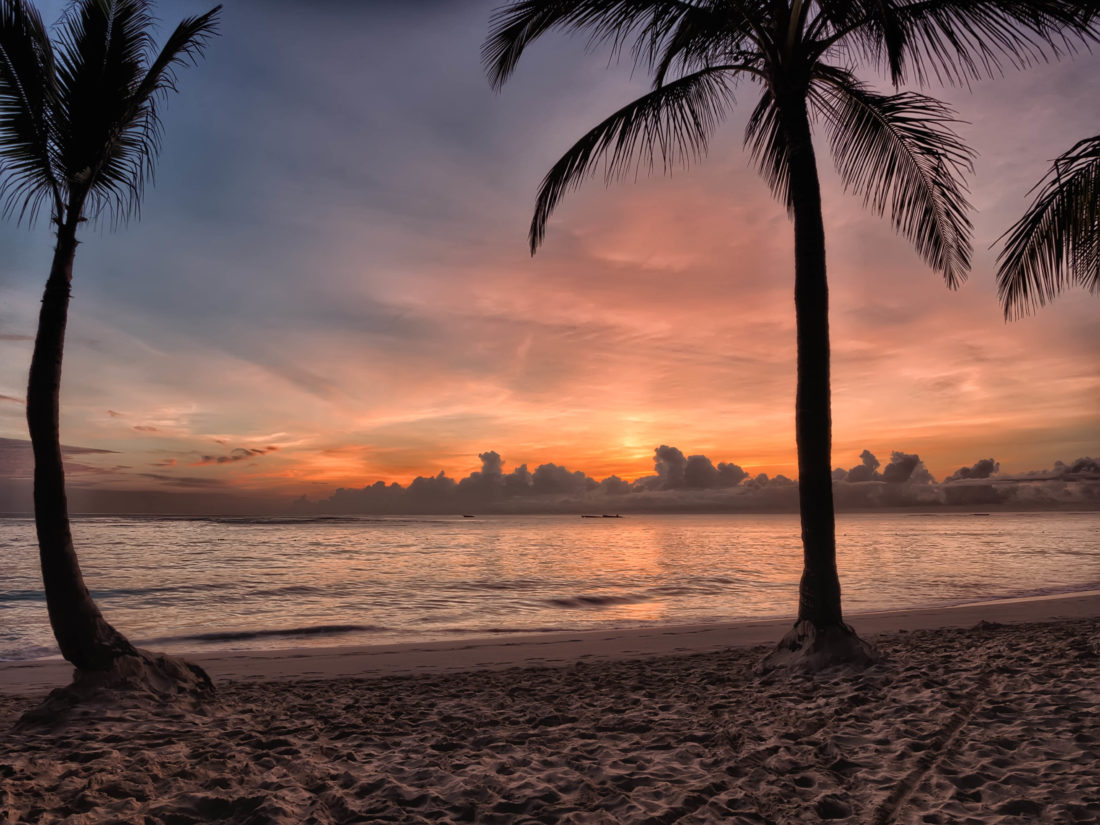
#> input picture analiza/lab_three/palm_tree.jpg, 1100 x 825 px
$ python l3_one.py
#> lines starting #> are read from the running program, lines starting #| are printed output that depends on the picture
import cv2
import numpy as np
import matplotlib.pyplot as plt
from sklearn.cluster import KMeans

image = cv2.imread('palm_tree.jpg')
#> image is the input picture: shape (825, 1100, 3); mean B, G, R 80.2, 86.5, 115
image_rgb = cv2.cvtColor(image, cv2.COLOR_BGR2RGB)
print("Kody RGB dla każdego piksela:")
print(image_rgb)
#> (printed output is left out)

plt.figure(figsize=(8, 6))
plt.imshow(image_rgb)
plt.title("Oryginalne Zdjęcie")
plt.axis('off')
plt.show()

height, width, channels = image_rgb.shape
#> height = 825; width = 1100; channels = 3
print(f"Rozmiary zdjęcia: {width} x {height}, Liczba kanałów: {channels}")
#| Rozmiary zdjęcia: 1100 x 825, Liczba kanałów: 3

pixels = image_rgb.reshape(-1, 3)

kmeans = KMeans(n_clusters=6, random_state=42)
kmeans.fit(pixels)
labels = kmeans.labels_
centroids = kmeans.cluster_centers_

print("Etykiety klastrów dla każdego piksela:")
print(labels.reshape(height, width))
#> (printed output is left out)

print("Współrzędne centroidów:")
print(centroids)

centroids_rounded = np.round(centroids, 0).astype(int)
print("Zaokrąglone centroidy (kolory):")
print(centroids_rounded)

quantized_image = centroids[labels].reshape(height, width, 3).astype(int)

plt.figure(figsize=(8, 6))
plt.imshow(quantized_image)
plt.title("Obraz po Kwantyzacji")
plt.axis('off')
plt.show()
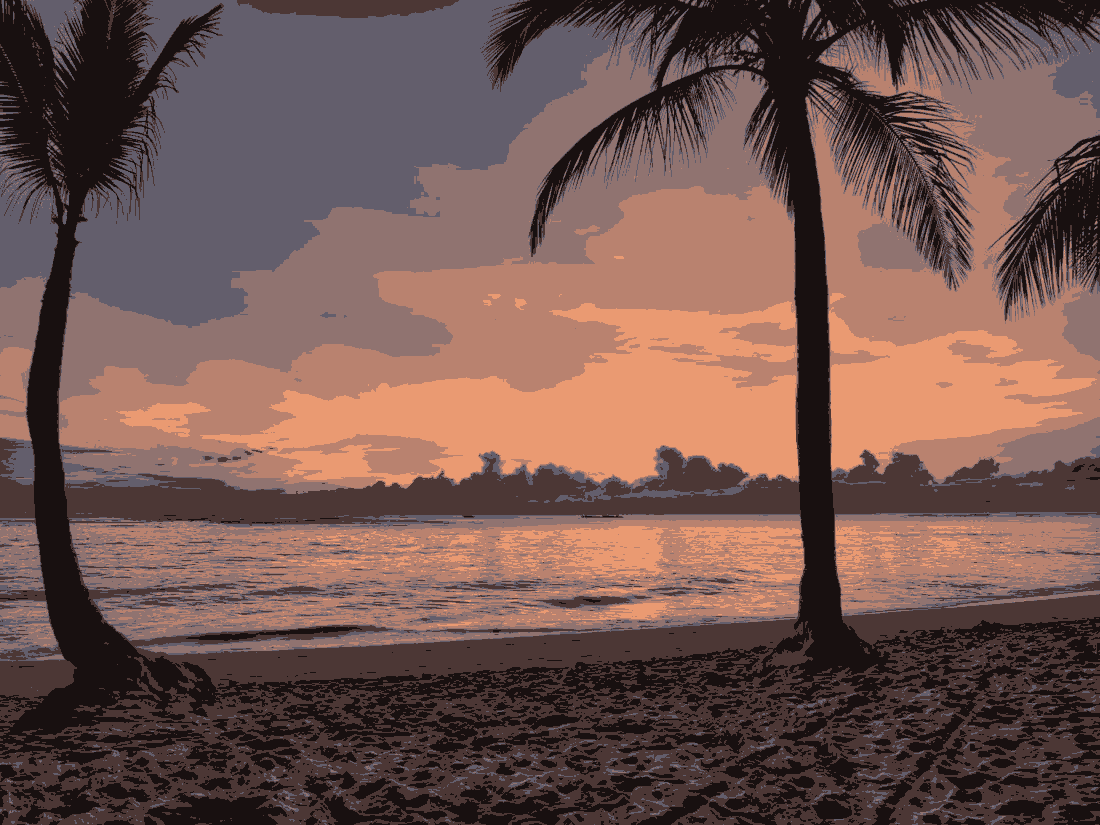
#> shown: shape (825, 1100, 3); mean R, G, B 114.7, 85.9, 79.9
